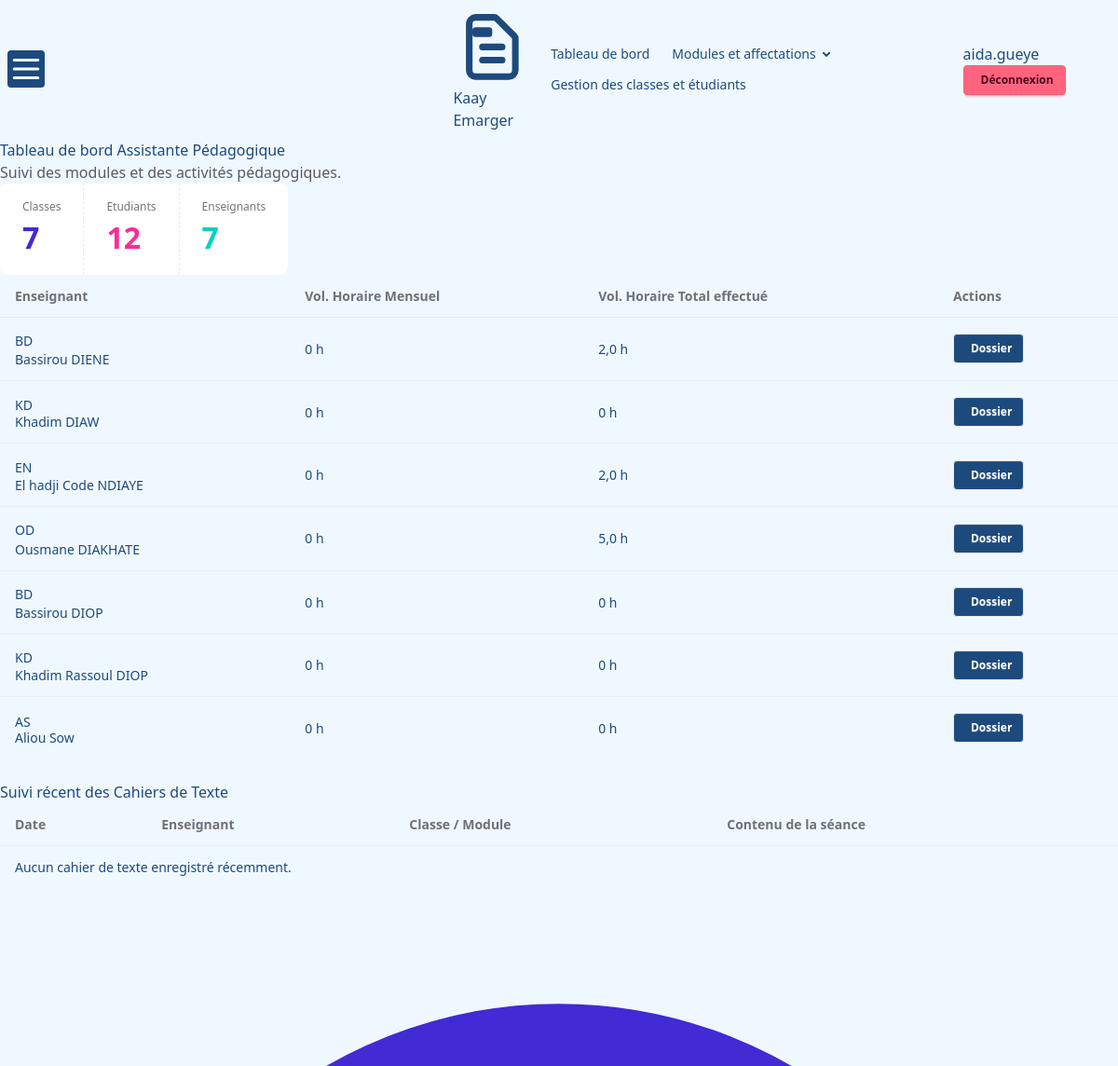
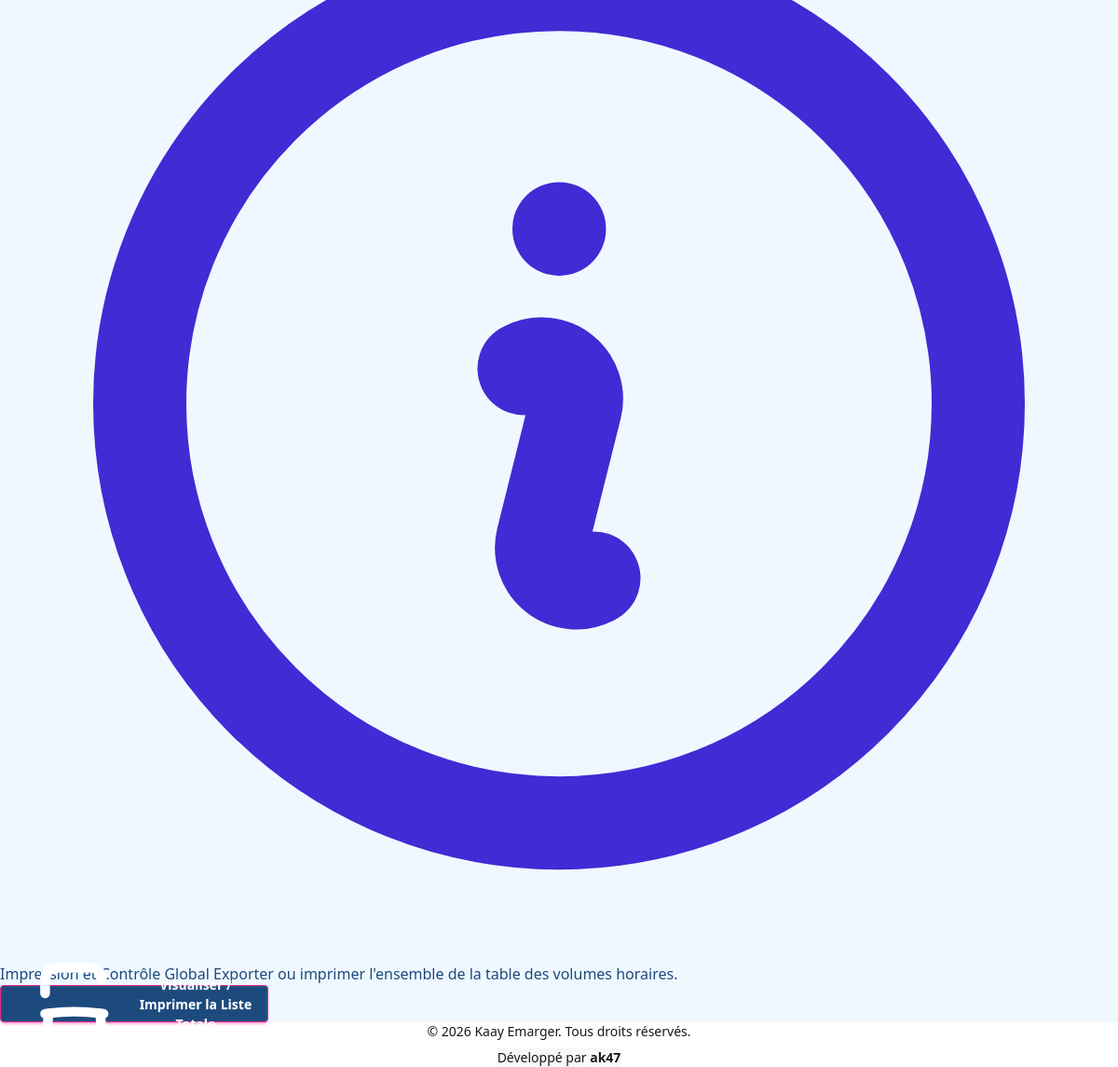
Before: /responsables/dashboard_responsable/ (signed in) with the older database file (2 pictures, top to bottom).
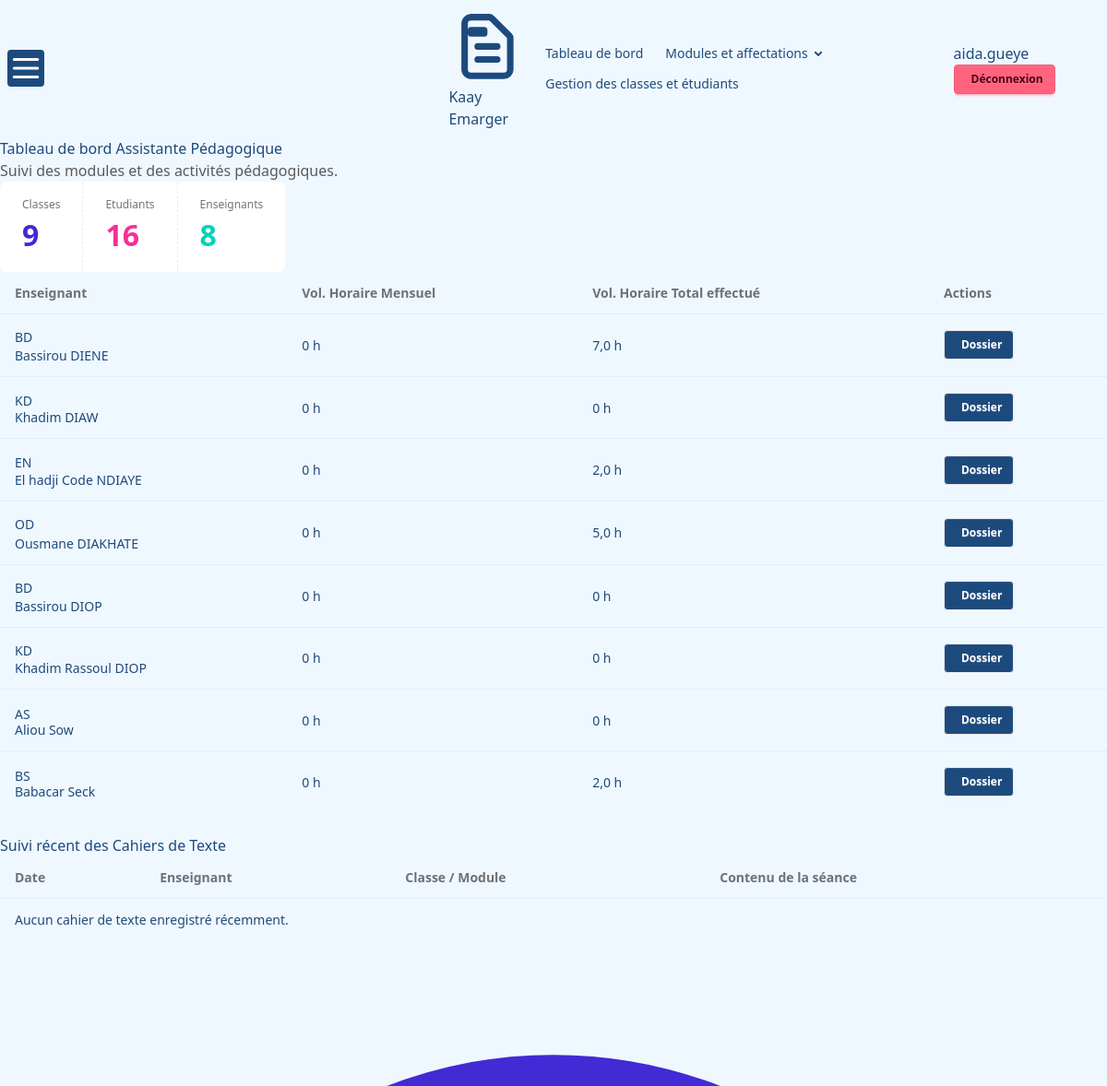
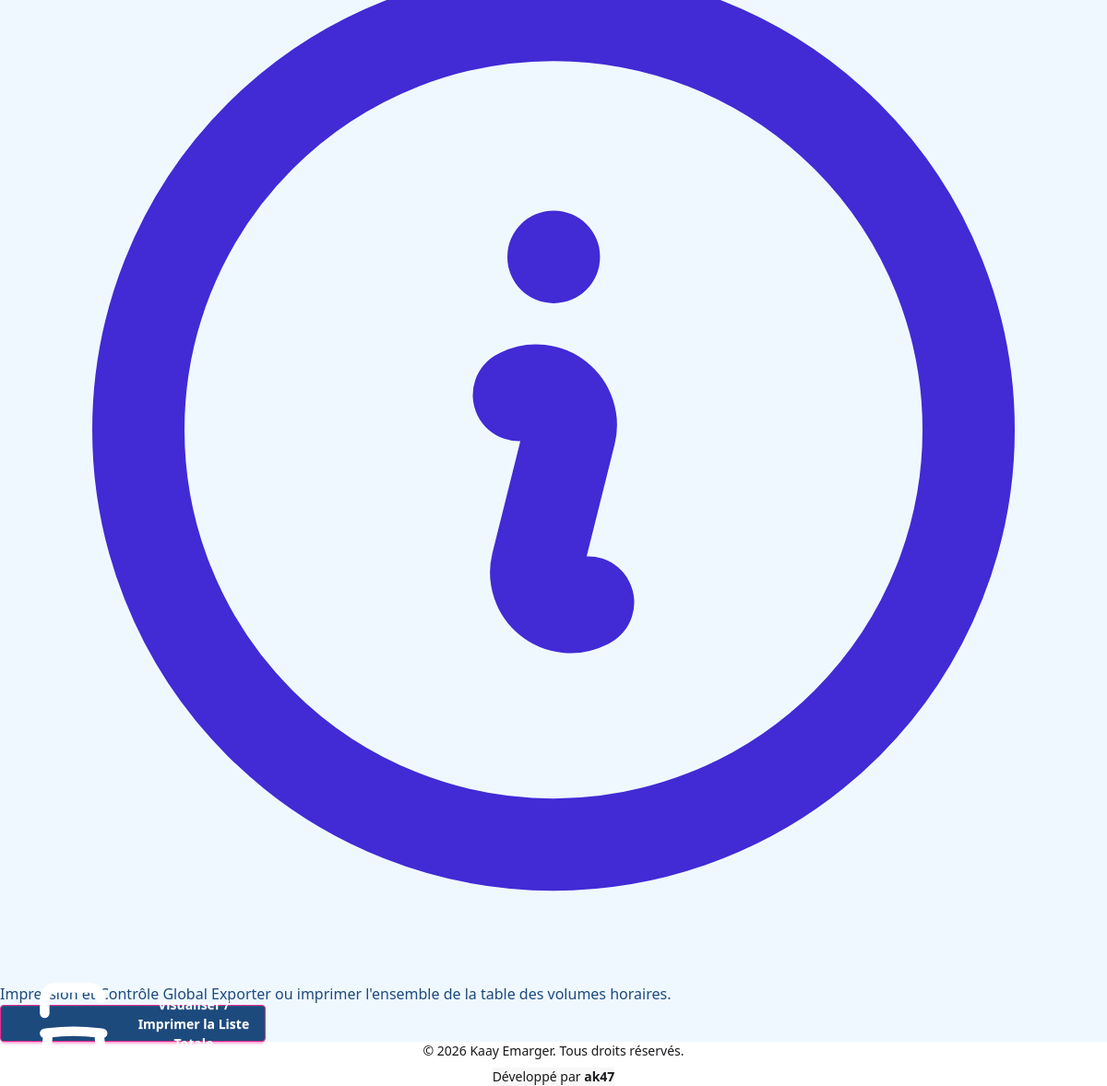
After: the same page with the newer database file (2 pictures, top to bottom).
### project/models.py (models this page shows, shortened)
class Enseignant(models.Model):
    user = models.OneToOneField(User, on_delete=models.CASCADE)
    nom = models.CharField(max_length=40)
    prenom = models.CharField(max_length=40)
    email = models.EmailField()
    telephone = models.CharField(max_length=9)

### project/views.py (the view)
# urls.py: path('responsables/dashboard_responsable/', views.dashboard_responsable,name='dashboard_responsable'),
@login_required
def dashboard_responsable(request):
    if request.user.role != 'responsable':
        return HttpResponseForbidden("Cette page est réservée aux responsables pédagogiques.")
    mois_filtre = request.GET.get("mois")
    enseignant_cible = request.GET.get("enseignant_id")
    current_year = datetime.now().year
    current_month = datetime.now().month
    all_emargements = Emargement.objects.select_related('module', 'classe', 'enseignant','cahier_texte').filter(date__year=current_year)
    all_cahiers = Cahier.objects.select_related('enseignant', 'module', 'classe').filter(date__year=current_year)
    enseignants_objects = Enseignant.objects.all()
    enseignant_data = []
    for ens in enseignants_objects:
        emargements_query = [e for e in all_emargements if e.enseignant_id == ens.id]
        total_heures = 0
        heures_mensuelles = 0
        emargements_dossier = []
        if enseignant_cible and str(ens.id) == str(enseignant_cible):
            mois_cours_calcul = int(mois_filtre) if mois_filtre and mois_filtre.isdigit() else current_month
        else:
            mois_cours_calcul = current_month
        for em in emargements_query:
            if em.arrivee and em.depart:
                diff = datetime.combine(datetime.min, em.depart) - datetime.combine(datetime.min, em.arrivee)
                heures_seance = diff.total_seconds() / 3600.0
                total_heures += heures_seance
                if em.date.month == mois_cours_calcul:
                    heures_mensuelles += heures_seance
                em.cahier = getattr(em,'cahier_texte',None)
                if enseignant_cible and str(ens.id) == str(enseignant_cible):
                    if mois_filtre:
                        if str(em.date.month) == str(mois_filtre):
                            emargements_dossier.append(em)
                    else:
                        emargements_dossier.append(em)
                else:
                    emargements_dossier.append(em)
        enseignant_data.append({
            "enseignant": ens,
            "total_heures": round(total_heures, 2),
            "heures_mensuelles": round(heures_mensuelles, 2),
            "emargements": emargements_dossier
        })
    cahiers_texte = Cahier.objects.select_related('enseignant', 'module', 'classe').all().order_by('-date')[:15]
    context = {
        "classes_count": Classe.objects.count(),
        "etudiants_count": Etudiant.objects.count(),
        "enseignants_count": Enseignant.objects.count(),
        "affectations_count": Affectation.objects.count(),
        "enseignant_data": enseignant_data,
        "cahiers_texte": cahiers_texte,
        "mois_filtre": mois_filtre or "",
        "enseignant_cible": enseignant_cible or "",
    }
    return render(request, 'responsables/dashboard_responsable.html', context)

### project/templates/responsables/dashboard_responsable.html (shortened to what the changed rows need)
{% extends 'base.html' %}
{% block content %}
<div
  class="mb-8 flex flex-col gap-4 sm:flex-row sm:items-center sm:justify-between"
>
  <div>
    <h1 class="text-3xl font-bold">Tableau de bord Assistante Pédagogique</h1>
  </div>
</div>
<div
  class="stats stats-vertical w-full bg-base-100 shadow md:stats-horizontal mb-8"
>
  <div class="stat">
    <div class="stat-title">Classes</div>
    <div class="stat-value text-primary">{{ classes_count }}</div>
  </div>
  <div class="stat">
    <div class="stat-title">Etudiants</div>
    <div class="stat-value text-secondary">{{ etudiants_count }}</div>
  </div>
  <div class="stat">
    <div class="stat-title">Enseignants</div>
    <div class="stat-value text-accent">{{ enseignants_count }}</div>
  </div>
</div>
<div class="space-y-8 mt-6">
  <div class="overflow-x-auto w-full bg-[#ffffff] shadow-xl" id="zone-resultats">
    <table class="table  w-full text-slate-300">
      <thead class="bg-[#fff] text-slate-400 border-b border-slate-800">
        <tr>
          <th>Enseignant</th>
          <th class="text-center">Vol. Horaire Mensuel</th>
          <th class="text-center">Vol. Horaire Total effectué</th>
          <th class="text-center">Actions</th>
        </tr>
      </thead>
      <tbody>
        {% for e in enseignant_data %}
        <tr class=" border-b border-slate-800/50 ">
          <td>
            <div class="flex items-center gap-3">
              <div class="avatar placeholder">
                <div class="bg-slate-800 text-slate-200 w-8 h-8 rounded-full font-bold text-[#000] flex items-center justify-center border border-slate-700">
                  {{ e.enseignant.prenom|slice:":1" }}{{ e.enseignant.nom|slice:":1" }}
                </div>
              </div>
              <div>
                <span class="font-bold text-slate-200 block">{{ e.enseignant.prenom }} {{ e.enseignant.nom }}</span>
              </div>
            </div>
          </td>
          <td class="text-center font-medium text-purple-400">
            {{ e.heures_mensuelles }} h
          </td>
          <td class="text-center font-bold text-emerald-400">
            {{ e.total_heures }} h
          </td>
          <td>
            <div class="text-center">
              <button class="btn btn-[#0e2954] btn-sm gap-1.5"
                onclick="document.getElementById('modal_dossier_{{ e.enseignant.id }}').showModal()">
                Dossier
              </button>
            </div>
          </td>
        </tr>
        {% empty %}
        <tr>
          <td colspan="4" class="text-center py-8 text-slate-500 italic">Aucune information disponible.</td>
        </tr>
        {% endfor %}
        </tbody>
    </table>
</div>
<br>
</div>
  <div class="overflow-x-auto w-full bg-[#fff] shadow-xl p-6">
    <table class="table table-compact w-full text-slate-300">
      <thead class="bg-[#fff] text-slate-400">
        <tr>
          <th>Date</th>
          <th>Enseignant</th>
          <th>Classe / Module</th>
          <th>Contenu de la séance</th>
        </tr>
      </thead>
    </table>
  </div>
<br>
  <div class="flex flex-col sm:flex-row justify-between items-center bg-[#fff] p-4  shadow-xl gap-4">
    <div class="flex items-center gap-3">
      <div class="p-2 bg-[#1D4A7D] rounded-lg text-primary border border-slate-800">
      </div>
    </div>
  <div class="w-full sm:w-auto">
      <button class="btn btn-secondary sm:w-auto gap-2" onclick="exporterTableauGlobal()">
        Visualiser / Imprimer la Liste Totale
      </button>
  </div>
  </div>
{% endblock %}

Changed rows visible on the page:
computed for Enseignant "DIENE": total_heures "2,0" → "7,0"
added Enseignant: enseignant.prenom "B", enseignant.nom "S", enseignant.prenom "Babacar", enseignant.nom "Seck", heures_mensuelles "0", total_heures "2,0"
Other visible differences:
{{ classes_count }}: "7" → "9"
{{ etudiants_count }}: "12" → "16"
{{ enseignants_count }}: "7" → "8"
